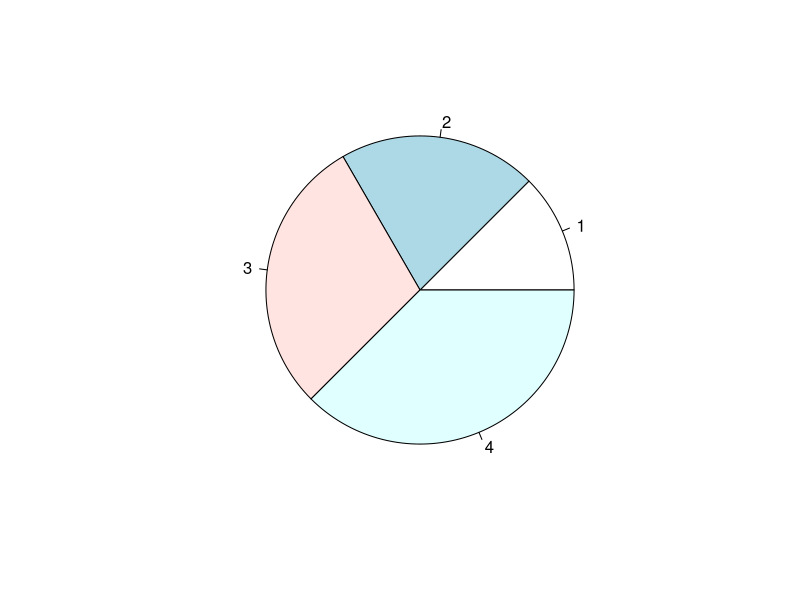
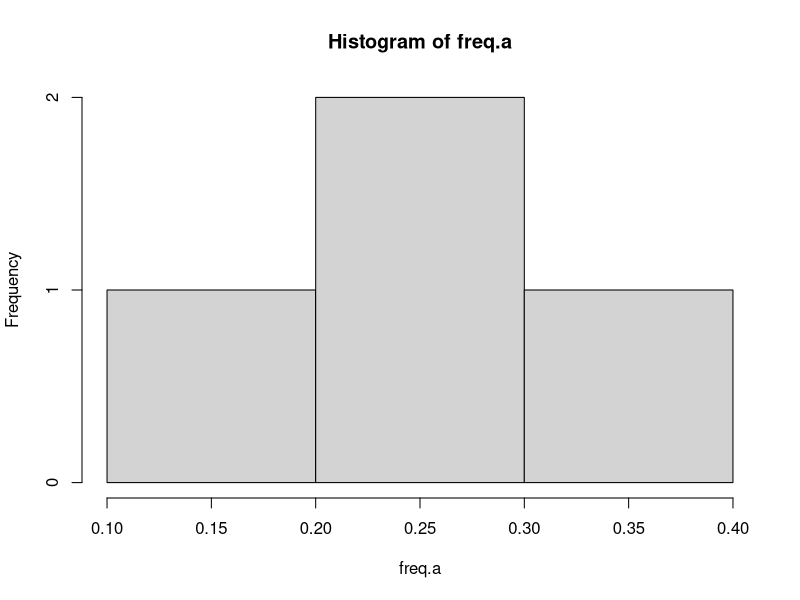
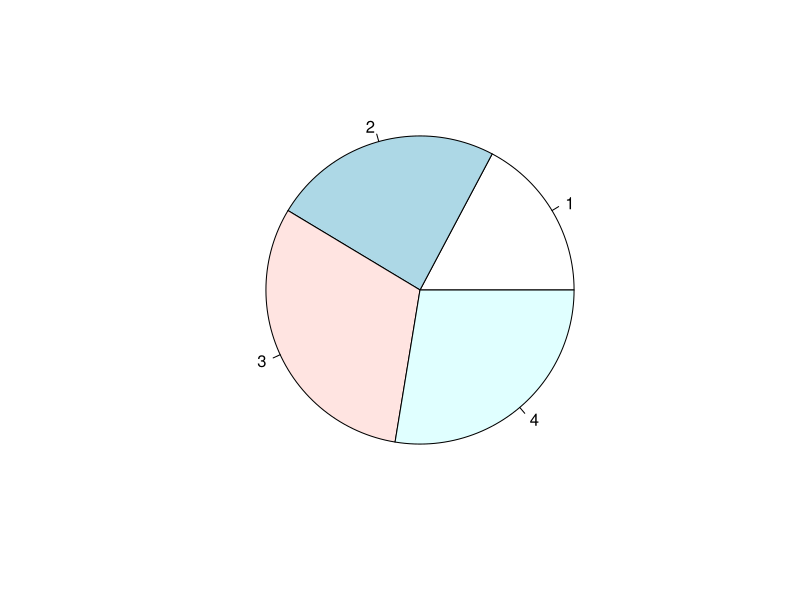
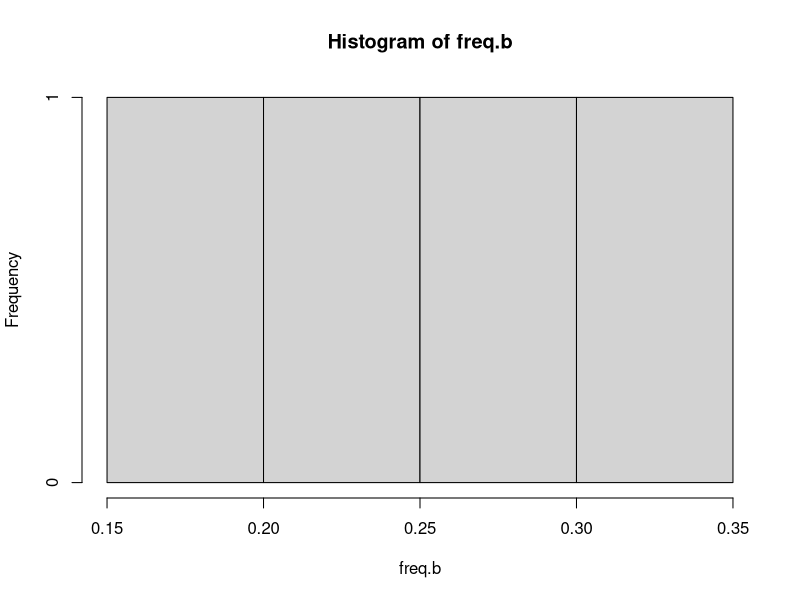

Here is the R script that generated these plots, in order:
a=c('10-20', '20-30', '30-40', '40-50')
a
a1=c(15,25,35,45)
a1
b=c(5, 7, 9, 8)
b
df=data.frame(a,a1,b)
df
df$total=a1*b
df$total
sum(df$total)
sum(df$total)/sum(b)
df




c=a1*b
c
d=sum(c)
d
mean=d/sum(b)
mean
freq.a=a1/sum(a1)
freq.a
pie(freq.a)
hist(freq.a)
freq.b=b/sum(b)
freq.b
pie(freq.b)
hist(freq.b)

